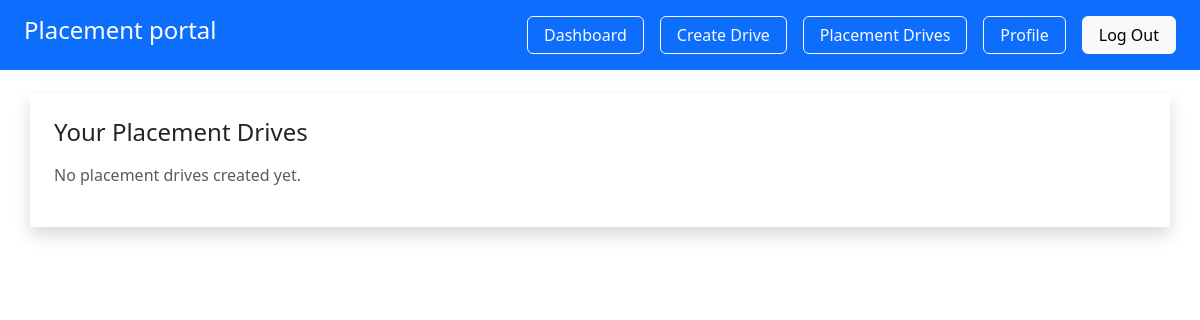
Page /company/placementdrive (signed in) on the earlier database version.
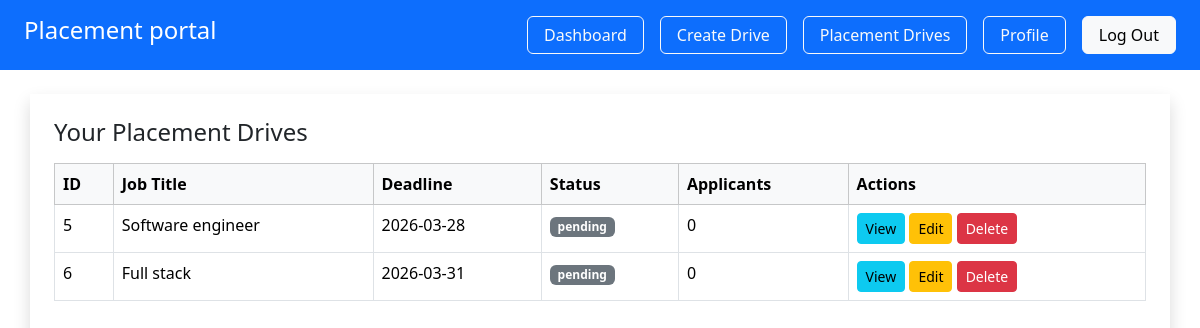
Same page on the later database version.
### app/models.py (models this page shows, shortened)
class PlacementDrive(db.Model):
     __tablename__ = "placement_drives"
     id = db.Column(db.Integer, primary_key=True)
     company_id = db.Column(db.Integer, db.ForeignKey("companies.id"), nullable=False)
     job_title = db.Column(db.String(150), nullable=False )
     description = db.Column(db.Text)
     eligibility= db.Column(db.String(200))
     deadline = db.Column(db.Date)
     status = db.Column(db.String(20) , default = 'pending')
     created_at  = db.Column(db.DateTime, default=datetime.utcnow)
     company= db.relationship('Company', backref='drives')

### app/company/routes.py (the view)
@company.route('/company/placementdrive')
@login_required
def placement_drive():
    if current_user.role != "company":
        return "Unauthorized", 403
    if not current_user.company:
        return "Company profile not found", 404
    comp = current_user.company
    drives = comp.drives
    return render_template(
        'company/placement_drives.html',
        comp=comp,
        drives=drives,
    )

### app/__init__.py (called while the page is built)
@login_manager.user_loader
def load_user(user_id):
    from app.models import User
    return User.query.get(int(user_id))

### app/templates/company/placement_drives.html
{% extends 'base.html' %}
{% block content %}
  <div class="container shadow p-4 mt-4">
     <h4>Your Placement Drives</h4>
    {% if drives %}
        <table class="table table-bordered table-hover mt-3">
            <thead class="table-light">
                <tr>
                    <th>ID</th>
                    <th>Job Title</th>
                    <th>Deadline</th>
                    <th>Status</th>
                    <th>Applicants</th>
                    <th>Actions</th>
                </tr>
            </thead>
            <tbody>
                {% for drive in drives %}
                <tr>
                    <td>{{ drive.id }}</td>
                    <td>{{ drive.job_title }}</td>
                    <td>{{ drive.deadline }}</td>
                    <td>
                        {% if drive.status == "open" %}
                            <span class="badge bg-success">Open</span>
                        {% elif drive.status == "closed" %}
                            <span class="badge bg-danger">Closed</span>
                        {% else %}
                            <span class="badge bg-secondary">{{ drive.status }}</span>
                        {% endif %}
                    </td>
                    <td>{{ drive.applications|length }}</td>
                    <td>
                        <a href="/company/view/{{ drive.id }}"
                           class="btn btn-info btn-sm">View</a>
                        <a href="{{ url_for('company.edit_drive', id=drive.id) }}" class="btn btn-warning btn-sm">
                            Edit
                        </a>
                        <form action="/company/delete-drive/{{ drive.id }}"  method="POST" style="display:inline;">
                            <button type="submit" class="btn btn-danger btn-sm" onclick="return confirm('Are you sure?')">
                                Delete
                            </button>
                        </form>
                    </td>
                </tr>
                {% endfor %}
            </tbody>
        </table>
    {% else %}
        <p class="text-muted mt-3">No placement drives created yet.</p>
    {% endif %}
</div>
{% endblock %}

Differences in the rows shown:
added PlacementDrive: id "5", job_title "Software engineer", deadline "2026-03-28", status "pending", applications|length "0"
added PlacementDrive: id "6", job_title "Full stack", deadline "2026-03-31", status "pending", applications|length "0"
Other differences:
text no longer shown: "No placement drives created yet."
text now shown: "ID Job Title Deadline Status Applicants Actions"
